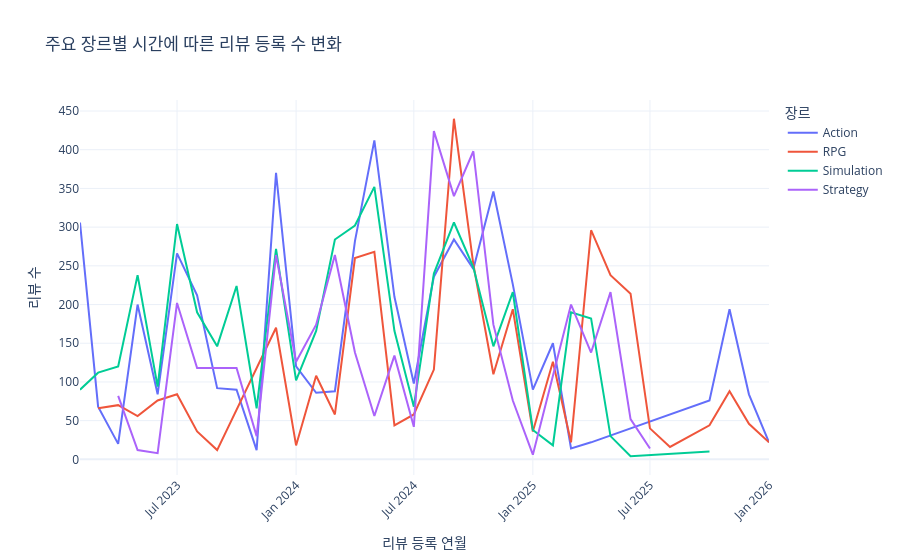

The notebook cell saved with this chart:
### Code cell
# 3. [관점 B] 주요 장르별 리뷰 등록 추이
target_genres = ["Action", "RPG", "Simulation", "Strategy"]
df_full['genres_list'] = df_full['genres'].apply(ast.literal_eval)
df_genre_trend = df_full.explode('genres_list')
df_genre_trend = df_genre_trend[df_genre_trend['genres_list'].isin(target_genres)]

trend_by_genre = df_genre_trend.groupby(['genres_list', 'year_month']).size().reset_index(name='count')

fig_genre_trend = px.line(
    trend_by_genre, x='year_month', y='count', color='genres_list',
    title='주요 장르별 시간에 따른 리뷰 등록 수 변화',
    labels={'year_month': '리뷰 등록 연월', 'count': '리뷰 수', 'genres_list': '장르'}
)
fig_genre_trend.update_layout(xaxis_tickangle=-45, template="plotly_white")
fig_genre_trend.show()

### Figure 1 — Plotly figure (JSON) as saved in the notebook; plotly's stock layout.template omitted (floating-point values rounded to 4 significant figures)
{"data": [{"hovertemplate": "장르=Action<br>리뷰 등록 연월=%{x}<br>리뷰 수=%{y}<extra></extra>", "legendgroup": "Action", "line": {"color": "#636efa", "dash": "solid"}, "marker": {"symbol": "circle"}, "mode": "lines", "name": "Action", "orientation": "v", "showlegend": true, "type": "scatter", "x": ["2023-02", "2023-03", "2023-04", "2023-05", "2023-06", "2023-07", "2023-08", "2023-09", "2023-10", "2023-11", "2023-12", "2024-01", "2024-02", "2024-03", "2024-04", "2024-05", "2024-06", "2024-07", "2024-08", "2024-09", "2024-10", "2024-11", "2024-12", "2025-01", "2025-02", "2025-03", "2025-04", "2025-10", "2025-11", "2025-12", "2026-01"], "xaxis": "x", "y": [306, 68, 20, 200, 84, 266, 212, 92, 90, 12, 370, 120, 86, 88, 282, 412, 210, 98, 236, 284, 246, 346, 226, 90, 150, 14, 22, 76, 194, 84, 22], "yaxis": "y"}, {"hovertemplate": "장르=RPG<br>리뷰 등록 연월=%{x}<br>리뷰 수=%{y}<extra></extra>", "legendgroup": "RPG", "line": {"color": "#EF553B", "dash": "solid"}, "marker": {"symbol": "circle"}, "mode": "lines", "name": "RPG", "orientation": "v", "showlegend": true, "type": "scatter", "x": ["2023-03", "2023-04", "2023-05", "2023-06", "2023-07", "2023-08", "2023-09", "2023-12", "2024-01", "2024-02", "2024-03", "2024-04", "2024-05", "2024-06", "2024-07", "2024-08", "2024-09", "2024-10", "2024-11", "2024-12", "2025-01", "2025-02", "2025-03", "2025-04", "2025-05", "2025-06", "2025-07", "2025-08", "2025-10", "2025-11", "2025-12", "2026-01"], "xaxis": "x", "y": [66, 70, 56, 76, 84, 36, 12, 170, 18, 108, 58, 260, 268, 44, 58, 116, 440, 252, 110, 194, 36, 126, 22, 296, 238, 214, 40, 16, 44, 88, 46, 22], "yaxis": "y"}, {"hovertemplate": "장르=Simulation<br>리뷰 등록 연월=%{x}<br>리뷰 수=%{y}<extra></extra>", "legendgroup": "Simulation", "line": {"color": "#00cc96", "dash": "solid"}, "marker": {"symbol": "circle"}, "mode": "lines", "name": "Simulation", "orientation": "v", "showlegend": true, "type": "scatter", "x": ["2023-02", "2023-03", "2023-04", "2023-05", "2023-06", "2023-07", "2023-08", "2023-09", "2023-10", "2023-11", "2023-12", "2024-01", "2024-02", "2024-03", "2024-04", "2024-05", "2024-06", "2024-07", "2024-08", "2024-09", "2024-10", "2024-11", "2024-12", "2025-01", "2025-02", "2025-03", "2025-04", "2025-05", "2025-06", "2025-10"], "xaxis": "x", "y": [90, 112, 120, 238, 94, 304, 190, 146, 224, 66, 272, 102, 166, 284, 302, 352, 166, 68, 240, 306, 248, 146, 216, 38, 18, 190, 182, 30, 4, 10], "yaxis": "y"}, {"hovertemplate": "장르=Strategy<br>리뷰 등록 연월=%{x}<br>리뷰 수=%{y}<extra></extra>", "legendgroup": "Strategy", "line": {"color": "#ab63fa", "dash": "solid"}, "marker": {"symbol": "circle"}, "mode": "lines", "name": "Strategy", "orientation": "v", "showlegend": true, "type": "scatter", "x": ["2023-04", "2023-05", "2023-06", "2023-07", "2023-08", "2023-09", "2023-10", "2023-11", "2023-12", "2024-01", "2024-02", "2024-03", "2024-04", "2024-05", "2024-06", "2024-07", "2024-08", "2024-09", "2024-10", "2024-11", "2024-12", "2025-01", "2025-02", "2025-03", "2025-04", "2025-05", "2025-06", "2025-07"], "xaxis": "x", "y": [82, 12, 8, 202, 118, 118, 118, 30, 264, 126, 174, 264, 138, 56, 134, 42, 424, 340, 398, 174, 76, 6, 108, 200, 138, 216, 52, 14], "yaxis": "y"}], "layout": {"legend": {"title": {"text": "장르"}, "tracegroupgap": 0}, "title": {"text": "주요 장르별 시간에 따른 리뷰 등록 수 변화"}, "xaxis": {"anchor": "y", "domain": [0, 1], "tickangle": -45, "title": {"text": "리뷰 등록 연월"}}, "yaxis": {"anchor": "x", "domain": [0, 1], "title": {"text": "리뷰 수"}}}}
